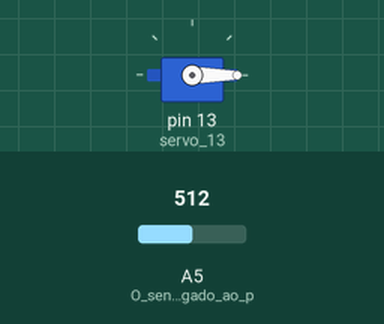
Recording of a sketch running on a simulated Arduino Uno, built with avr-gcc and run on an emulated ATmega328P. Shown: servo. The test bench sets the inputs (shaded band); at power-on: A5 (O_sensor_será_ligado_ao_p) = 512.

Above: at 1.2 s.
1.3 s: A5 (O_sensor_será_ligado_ao_p) set to 108
2.8 s: A5 (O_sensor_será_ligado_ao_p) set to 88
At 4.0 s:
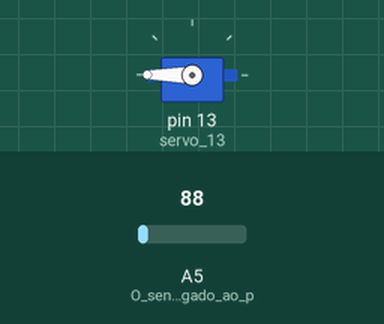
4.3 s: A5 (O_sensor_será_ligado_ao_p) set to 110
At 5.2 s:
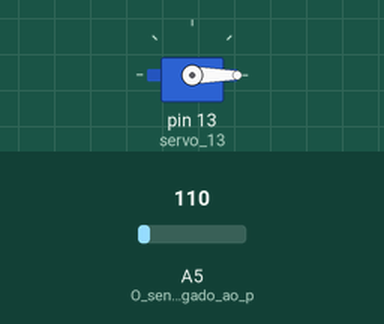
5.8 s: A5 (O_sensor_será_ligado_ao_p) set to 90
At 6.3 s:
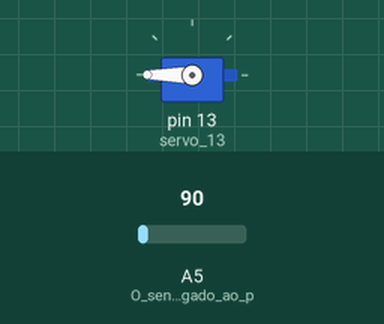
Timing chart, 0 to 8.3 s (numbered marks = the images above; inputs shaded):
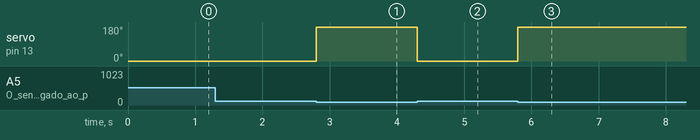

Measured:
- the behaviour switches between 100 and 99 on A5 (O_sensor_será_ligado_ao_p) (found by bisection; images 0 and 1)
- after the input at 1.3 s, every drawn part: stays the same
- after the input at 2.8 s, servo on pin 13 (servo_13): 0° → 180° at once
- after the input at 4.3 s, servo on pin 13 (servo_13): 180° → 0° at once
- after the input at 5.8 s, servo on pin 13 (servo_13): 0° → 180° at once

The sketch:

Ativando_motor_com_sensor_ldr.ino
```cpp
#include <Servo.h>

//Variáveis de controle
int Leitura_Luz = 0;
int Leitura_anterior = 0;
int escrita_Servo = 0;

Servo servo_13;// Criação de um objeto servo chamado servo_13

void setup()
{
  pinMode(A5, INPUT);//O sensor será ligado ao pino A5
  servo_13.attach(13);// servo 13 está conectado ao pino 13

}

void loop()
{
  if (analogRead(A5) < 100) {// Primeiro é definida a leitura do estado atual de iluminação. Se for menor que 100, é considerado escuro, caso contrário é considerado claro.
    Leitura_Luz = 0;
  } else {
    Leitura_Luz = 1;
  }

  if (Leitura_Luz != Leitura_anterior) {//Se o estado atual for diferente da leitura que eu fiz anteriormente, ou seja, antes estava claro e agora está escuro, ou o contrário
    if (Leitura_Luz == 1) {//Se a leitura feita é um, significa que agora está claro, e antes escuro
      escrita_Servo = -180;//então decide que o motor vai virar 180 graus para a esquerda
      servo_13.write(escrita_Servo);//e se aplica essa mudança
    } else {//Senão, o valor de leitura luz é zero. O que significa que estava claro e agora está escuro
      escrita_Servo = 180;//então decide que o motor vai girar 180 graus para a direita
      servo_13.write(escrita_Servo);//se aplica essa mudança
    }
    Leitura_anterior = Leitura_Luz;//se atualiza a variável
  }
}
```
